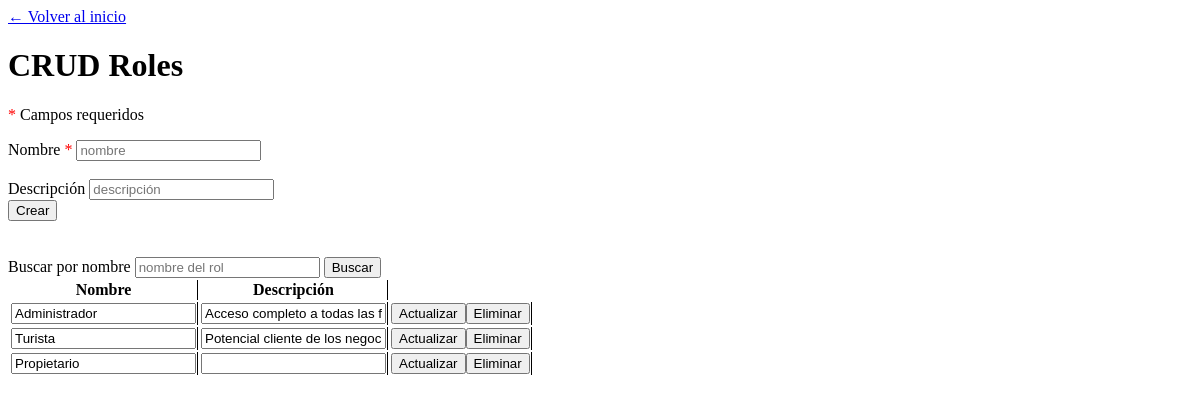
The app's page /Proyecto/view/rollView.php?error=error, older data.
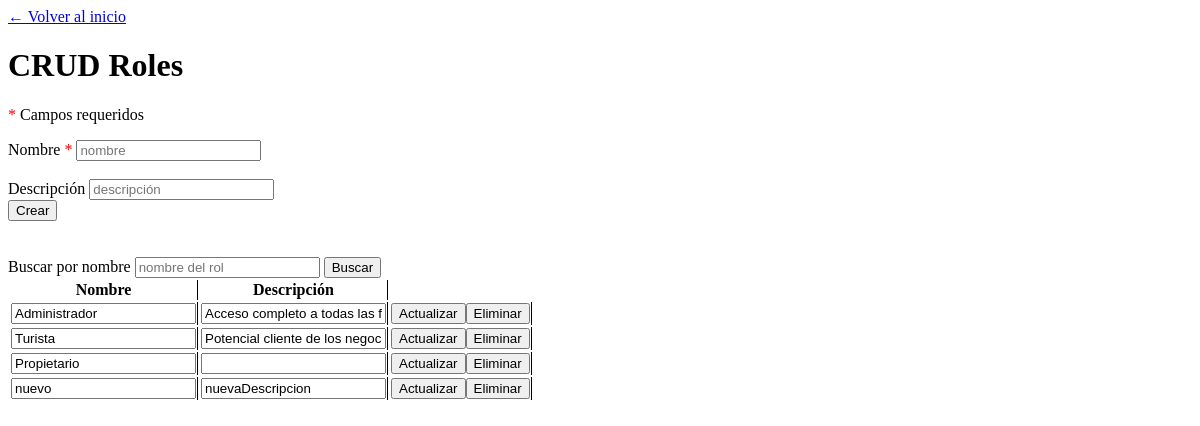
The same page, newer data.
### tables this page shows
CREATE TABLE `tbroll` (
  `tbrollid` int(11) NOT NULL,
  `tbrollname` varchar(250) NOT NULL,
  `tbrolldescription` varchar(500) NOT NULL,
  `tbrollstatus` tinyint(1) NOT NULL
);

### Proyecto/data/rollData.php (called while the page is built, shortened)
<?php
include '../domain/Roll.php';
class RollData extends Data {
    public function getAllTBRolls() {
        $conn = mysqli_connect($this->server, $this->user, $this->password, $this->db);
        $conn->set_charset('utf8');
        $query = "SELECT * FROM tbroll WHERE tbrollstatus = 1;";
        $result = mysqli_query($conn, $query);
        $rolls = [];
        while ($row = mysqli_fetch_assoc($result)) {
            $currentRoll = new Roll($row['tbrollid'], $row['tbrollname'], $row['tbrolldescription'], $row['tbrollstatus']);
            array_push($rolls, $currentRoll);
        }
        return $rolls;
    }
}

### Proyecto/business/rollBusiness.php (called while the page is built, shortened)
<?php
include '../data/rollData.php';
class RollBusiness {
    private $rollData;
    public function __construct() {
        $this->rollData = new RollData();
    }
    public function getAllTBRolls() {
        return $this->rollData->getAllTBRolls();
    }
}

### Proyecto/domain/Roll.php (called while the page is built, shortened)
<?php
class Roll {
    private $nameTBRoll;
    private $descriptionTBRoll;
    function __construct ($idTBRoll = 0, $nameTBRoll = "", $descriptionTBRoll="", $statusTBRoll=true) {
        $this->nameTBRoll = $nameTBRoll;
        $this->descriptionTBRoll = $descriptionTBRoll;
    }
    function getNameTBRoll () {
        return $this->nameTBRoll;
    }
    function getDescriptionTBRoll () {
        return $this->descriptionTBRoll;
    }
}

### Proyecto/view/rollView.php (the view, shortened to what this page needs)
<!DOCTYPE html>
<head>
    <a href="adminView.php">← Volver al inicio</a>
    <?php
    include '../business/rollBusiness.php';
    ?>
</head>
<body>
    <header>
        <h1>CRUD Roles</h1>
        <p><span class="required">*</span> Campos requeridos</p>
    </header>
    <section>
        <form method="post"  id="formCreate" >
            <label for="name">Nombre <span class="required">*</label>
            <input placeholder="nombre" type="text" name="rollName" id="name"/><br><br>
            <label for="description">Descripción</label>
            <input placeholder="descripción" type="text" name="rollDescription" id="description"/><br>
            <input type="submit" value="Crear" name="create" id="create"/>
        </form>
    </section>
    <br><br>
    <section>
        <form id="formSearchOne" method="get">
            <label for="searchOne">Buscar por nombre</label>
            <input type="text" required placeholder="nombre del rol" name="searchOne" id="searchOne">
            <input type="submit" value="Buscar"/>
        </form>
        <table>
            <thead>
                <tr>
                    <th>Nombre</th>
                    <th>Descripción</th>
                </tr>
            </thead>
            <tbody>
                <?php
                $rollBusiness = new RollBusiness();
                $allRolls = $rollBusiness->getAllTBRolls();
                foreach ($allRolls as $current) {
                    echo '<form method="post" action="../business/rollAction.php" onsubmit="return confirmDelete(event);">';
                    echo '<tr>';
                        echo '<td><input type="text" name="rollName" value="' . $current->getNameTBRoll() . '"/></td>';
                        echo '<td><input type="text" name="rollDescription" value="' . $current->getDescriptionTBRoll() . '"/></td>';
                        echo '<td>';
                            echo '<input type="submit" value="Actualizar" name="update"/>';
                            echo '<input type="submit" value="Eliminar" name="delete"/>';
                        echo '</td>';
                    echo '</tr>';
                    echo '</form>';
                }
                ?>
            </tbody>
        </table>
    </section>
</body>
</html>

### Proyecto/view/rollView.php (style rules this page uses)
td, th { border-right: 1px solid; }
.required { color: red; }

Row changes from the older to the newer data that the page shows:
added tbroll: rollName "nuevo", rollDescription "nuevaDescripcion"
